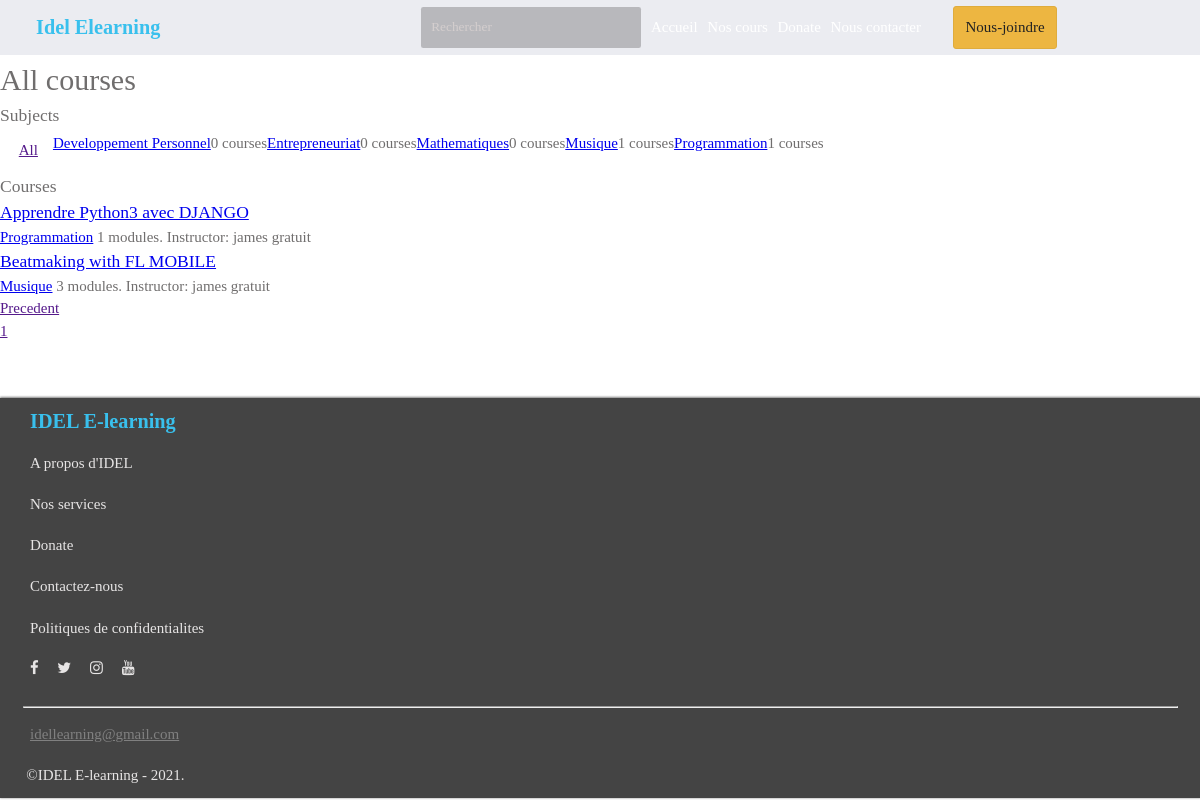
Page /courses/ on the committed database.
### courses/models.py (models this page shows, shortened)
class Subject(models.Model):
    title = models.CharField(max_length=200)
    slug = models.SlugField(max_length=200, unique=True)
    class Meta:
        ordering = ['title']
    def __str__(self):
        return self.title

class Course(models.Model):
    students = models.ManyToManyField(User, related_name='course_joined', blank=True)
    owner = models.ForeignKey(User, on_delete=models.CASCADE, related_name='course_created')
    subject = models.ForeignKey(Subject, on_delete=models.CASCADE, related_name='courses')
    title = models.CharField(max_length=200)
    slug = models.SlugField(max_length=200, unique=True)
    views = models.PositiveIntegerField(default=1)
    price = models.PositiveIntegerField(null=True, blank=True)
    photo = models.ImageField(upload_to='images/')
    paid = models.BooleanField(default=False)
    overview = models.TextField()
    created = models.DateTimeField(auto_now_add=True)
    class Meta:
        ordering = ['created']

### courses/views.py (the view)
# urls.py: path('', views.CourseListView.as_view(), name='course_list'),
class CourseListView(TemplateResponseMixin, View):
    model = Course
    template_name = 'courses/course/list.html'
    def get(self, request, subject=None):
        subjects = Subject.objects.annotate(total_courses=Count('courses'))
        courses = Course.objects.annotate(total_modules=Count('modules'))
        if subject:
            subject = get_object_or_404(Subject, slug=subject)
            courses = courses.filter(subject=subject)
        paginator = Paginator(courses, 2)
        page = self.request.GET.get('page')
        try:
            courses = paginator.page(page)
        except PageNotAnInteger:
            courses = paginator.page(1)
        except EmptyPage:
            courses = paginator.page(paginator.num_pages)
        if self.request.is_ajax():
            self.template_name = 'courses/course/ajx.html'
            return self.render_to_response({'courses': courses, 'subject': subject})
        return self.render_to_response({'subjects': subjects, 'subject': subject, 'courses': courses})

### courses/templates/courses/course/list.html (shortened to what this page needs)
{% extends 'base.html' %}
{% block content %}
    <h1>
        {% if subject %}
            {{ subject.title }} courses
        {% else %}
            All courses
        {% endif %}
    </h1>
    <div>
        <h3>Subjects</h3>
        <ul style="display: flex; flex-wrap: wrap; align-content: center; list-style: none; padding: .25rem;">
            <li style="padding: .25rem; margin: .25rem .75rem;" {% if not subject %}{% endif %}><a href="">All</a></li>
            {% for s in subjects %}
            <li {% if subject == s %}{% endif %}><a href="{% url 'course_list_subject' s.slug %}">{{ s.title }}</a></li>
            <span>{{ s.total_courses }} courses</span>
            {% endfor %}
        </ul>
    </div>
    <div>
        <h3>Courses</h3>
       <div id="cours">
           <div>
            {% for course in courses %}
            {% with subject=course.subject %}
                <h3><a href="{% url 'course_detail' course.slug %}">{{ course.title }}</a></h3>
                <p>
                    <a href="{% url 'course_list_subject' subject.slug %}">{{ subject }}</a>
                    {{ course.total_modules }} modules.
                    Instructor: <span>{{ course.owner }}</span>
                     {% if course.price %} {{ course.price }}$ {% else %} gratuit{% endif %}
                </p>
            {% endwith %}
            {% endfor %}
           </div>
       </div>
       {% include "courses/course/pagination.html" with page=courses %}
    </div>
{% endblock %}

### static/style.css (style rules this page uses)
*, *::before, *::after { box-sizing: border-box; padding: 0; margin: 0; font-weight: 200; }
html, body { height: 100%; font-size: 15px; font-family: "jae"; color: rgb(112, 110, 110); line-height: 1.5; }
::placeholder { color: #d4cece; }

### static/style3.css (style rules this page uses)
@media (min-width: 567px) { html { font-size: 15px; } }

### rows in the picture
Subject: title "Developpement Personnel", total_courses "0"
Subject: title "Entrepreneuriat", total_courses "0"
Subject: title "Mathematiques", total_courses "0"
Subject: title "Musique", total_courses "1"
Subject: title "Programmation", total_courses "1"
Course: title "Apprendre Python3 avec DJANGO", subject "Programmation", total_modules "1", owner "james", shows "gratuit"
Course: title "Beatmaking with FL MOBILE", subject "Musique", total_modules "3", owner "james", shows "gratuit"

### other values in the picture
{{ page.number }} "1"
